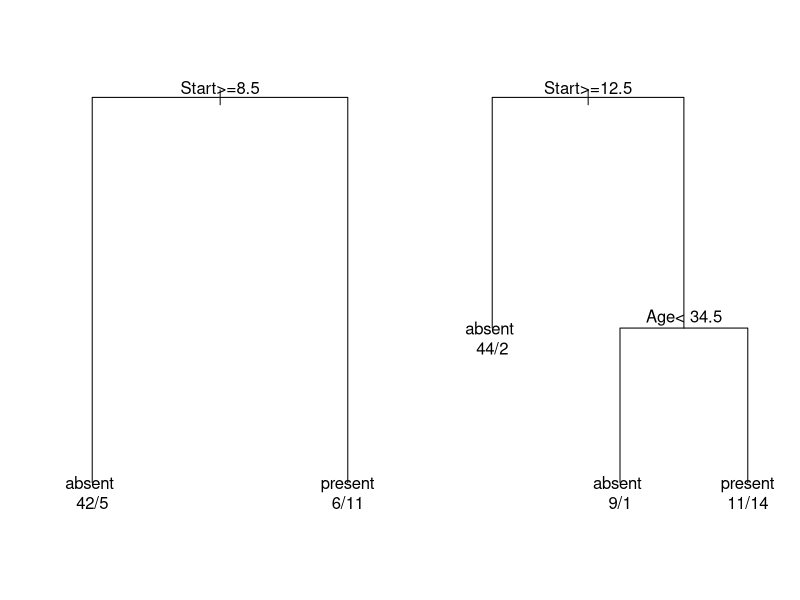

Recreate this plot in R.
######################################################################################
## Objective: Machine learning on  with Kyphosis classification with  decision tree	##
##		  												##
## Data source: kyphosis data set from "rpart" package					##
##		    please install "rpart" package 							##
##														##
######################################################################################




#install.packages("rpart")   ### please remove if you already install "rpart" package

library(rpart)

data(kyphosis)

str(kyphosis)

dim(kyphosis)

####### creating random number for training set #######

n.points<-nrow(kyphosis)  
sampling.rate<-0.8

random.training<-sample(1:n.points,sampling.rate*n.points,replace=F)

####### subset out the training set     ########
ky.training<-subset(kyphosis[random.training,])
dim(ky.training)

#######  data not selected from training set selection will assign as testing set ####

random.testing<-setdiff(1:n.points,random.training)

####### subset out the testing set ######
ky.testing<-subset(kyphosis[random.testing,])
dim(ky.testing)

####### fitting decision model on training set #######

ky.fit <- rpart(Kyphosis ~ Age + Number + Start, data = ky.training)

####### make prediction using decision model ########

ky.pred<-predict(ky.fit, ,newdata=ky.testing,type = "class")

####### extract out the true label #######

ky.true.label<-ky.testing[,1]

####### confusion table ######

table1<-table(ky.pred,ky.true.label)
table1


###### Fit 2, adjusting for model splitting parameters #####
ky.fit2<- rpart(Kyphosis ~ Age + Number + Start, data = kyphosis,parms = list(prior = c(0.65, 0.35), split = "information"))

###### prediction for Fit2
ky.pred2<-predict(ky.fit2, ,newdata=ky.testing,type = "class")

###### confusion table for fit 2
table2<-table(ky.pred2,ky.true.label)
table2

###### Fit 3, adjusting for rpart.control #####

ky.fit3<- rpart(Kyphosis ~ Age + Number + Start, data=kyphosis,control = rpart.control(cp = 0.05))

###### prediction for Fit3

ky.pred3<-predict(ky.fit3, ,newdata=ky.testing,type = "class")

###### confusion table for fit 3
table3<-table(ky.pred3,ky.true.label)
table3

###### visualize the tree structure between two models ######
par(mfrow = c(1,2), xpd = TRUE)
plot(ky.fit)
text(ky.fit, use.n = TRUE)
plot(ky.fit2)
text(ky.fit2, use.n = TRUE)


